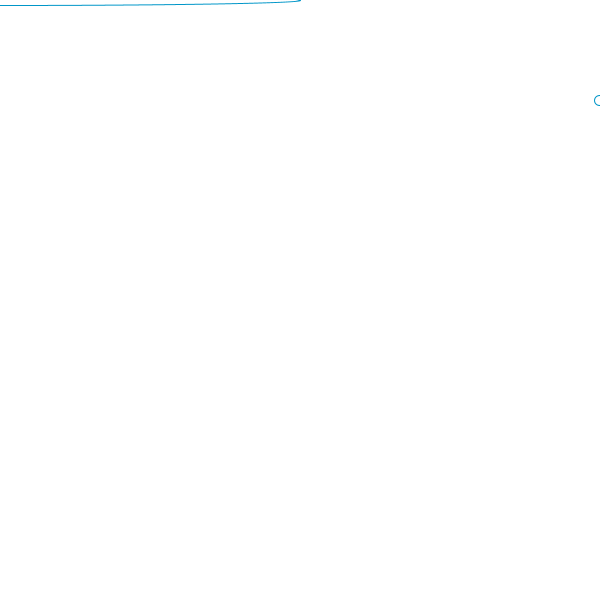
Frame 1 (no input)
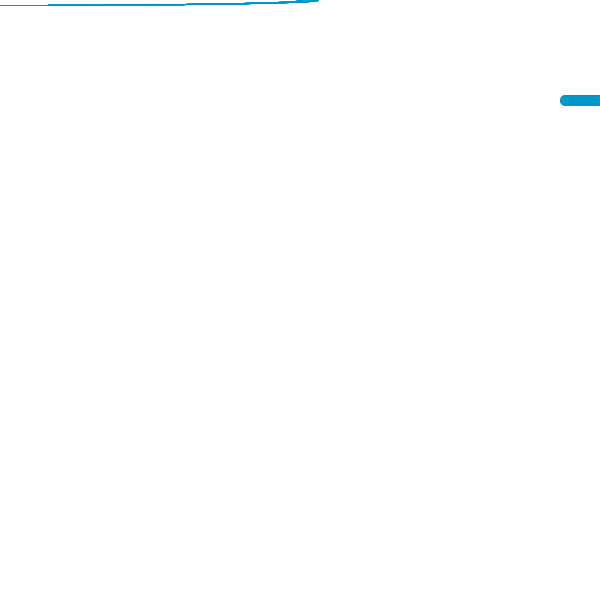
Frame 60 (the mouse pressed at the canvas centre just before this capture)
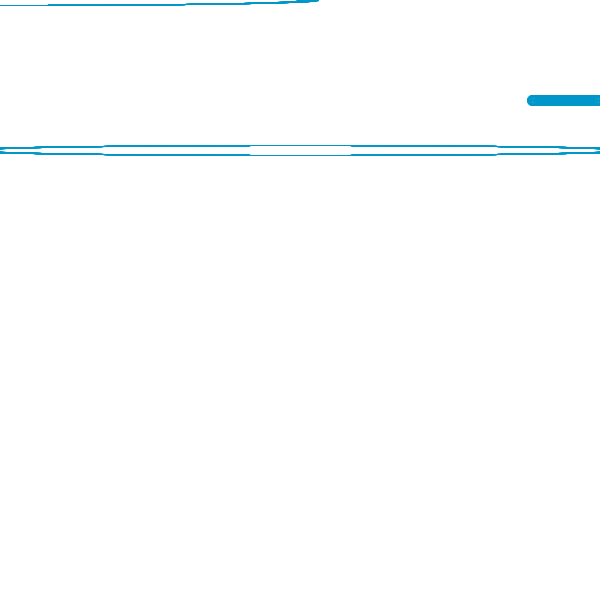
Frame 120 (the mouse held since frame 60 and released just before this capture)

The Processing sketch that drew these frames (run headless with seeded random() and noise(); from frame 60 on, the mouse is pressed at the canvas centre):

// Processing sketch: processing_184222
// ── processing_184222.pde




float satanas;
float jesus;
void setup(){
  size(600,600);
  stroke(0,150,200);
  background(255,255,255);
  // line(width,height,0,0);
  satanas = width;
  jesus = width;
  noFill();
}
void draw(){
  satanas = satanas / 1.001;
  ellipse(satanas, 100, 10, 10);
  println(satanas);
  
 // ellipse(satanas*0.2, 200, 10, 0);
 // println(satanas);
  
  jesus = jesus * 1.001;
  ellipse(mouseX, mouseY/2, jesus, 10);
  println(jesus);
  
  }
  
 
